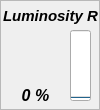
  <widget class="QFrame" name="frame_2">
   <property name="geometry">
    <rect>
     <x>120</x>
     <y>10</y>
     <width>100</width>
     <height>110</height>
    </rect>
   </property>
   <property name="minimumSize">
    <size>
     <width>100</width>
     <height>110</height>
    </size>
   </property>
   <property name="maximumSize">
    <size>
     <width>100</width>
     <height>110</height>
    </size>
   </property>
   <property name="frameShape">
    <enum>QFrame::StyledPanel</enum>
   </property>
   <property name="frameShadow">
    <enum>QFrame::Plain</enum>
   </property>
   <widget class="QLabel" name="label_3">
    <property name="geometry">
     <rect>
      <x>0</x>
      <y>0</y>
      <width>101</width>
      <height>31</height>
     </rect>
    </property>
    <property name="font">
     <font>
      <pointsize>11</pointsize>
      <weight>75</weight>
      <italic>true</italic>
      <bold>true</bold>
      <underline>false</underline>
     </font>
    </property>
    <property name="text">
     <string>Luminosity R</string>
    </property>
    <property name="alignment">
     <set>Qt::AlignCenter</set>
    </property>
   </widget>
   <widget class="QLabel" name="label_ch2">
    <property name="geometry">
     <rect>
      <x>0</x>
      <y>80</y>
      <width>71</width>
      <height>31</height>
     </rect>
    </property>
    <property name="font">
     <font>
      <pointsize>12</pointsize>
      <weight>75</weight>
      <italic>true</italic>
      <bold>true</bold>
     </font>
    </property>
    <property name="text">
     <string>0 %</string>
    </property>
    <property name="alignment">
     <set>Qt::AlignCenter</set>
    </property>
   </widget>
   <widget class="QProgressBar" name="progressBar_ch2">
    <property name="geometry">
     <rect>
      <x>70</x>
      <y>30</y>
      <width>21</width>
      <height>71</height>
     </rect>
    </property>
    <property name="sizePolicy">
     <sizepolicy hsizetype="Fixed" vsizetype="Expanding">
      <horstretch>0</horstretch>
      <verstretch>0</verstretch>
     </sizepolicy>
    </property>
    <property name="value">
     <number>0</number>
    </property>
    <property name="alignment">
     <set>Qt::AlignCenter</set>
    </property>
    <property name="textVisible">
     <bool>false</bool>
    </property>
    <property name="orientation">
     <enum>Qt::Vertical</enum>
    </property>
    <property name="invertedAppearance">
     <bool>false</bool>
    </property>
    <property name="textDirection">
     <enum>QProgressBar::TopToBottom</enum>
    </property>
   </widget>
   <widget class="QLabel" name="icon_ch2">
    <property name="geometry">
     <rect>
      <x>10</x>
      <y>30</y>
      <width>51</width>
      <height>51</height>
     </rect>
    </property>
    <property name="text">
     <string/>
    </property>
    <property name="pixmap">
     <pixmap resource="../resources.qrc">:/resources/img/resources/img/Moon-icon.png</pixmap>
    </property>
    <property name="scaledContents">
     <bool>true</bool>
    </property>
   </widget>
  </widget>
